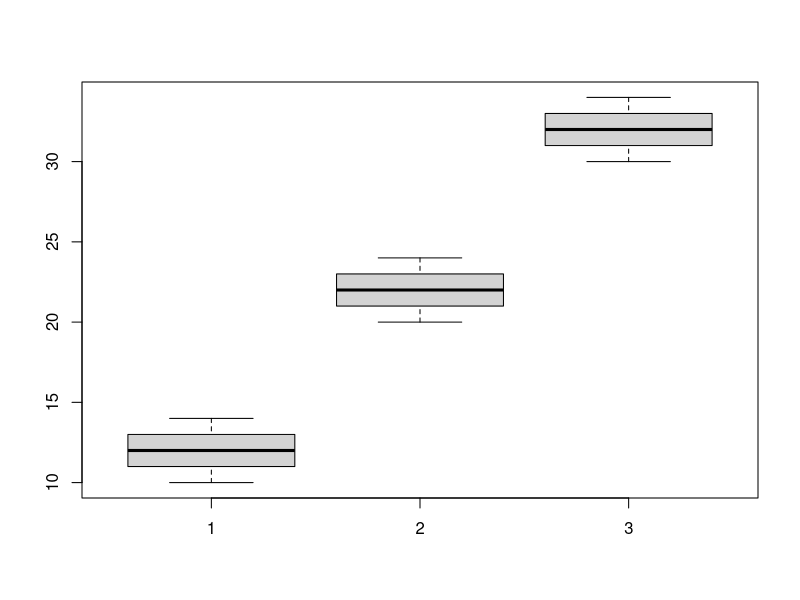
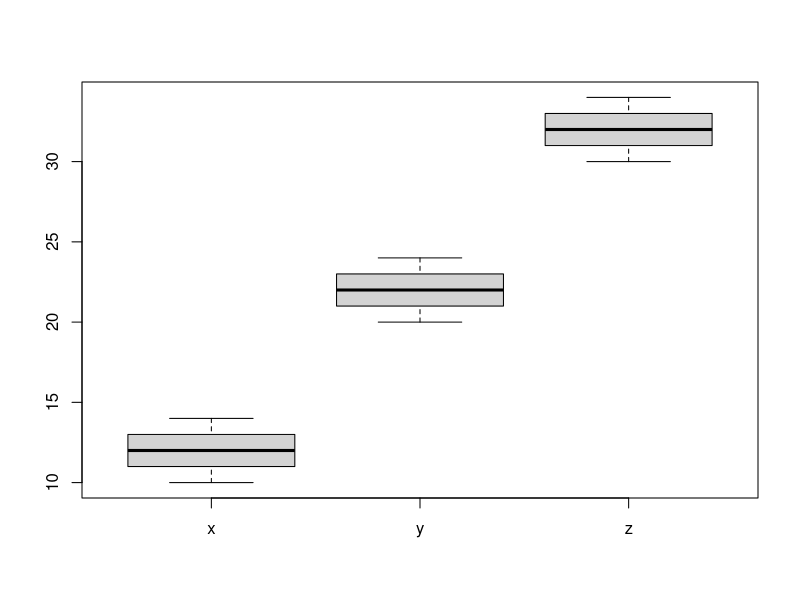

R code for these plots, in order:
set.seed(999)
x <- 10:14
y <- 20:24
z <- 30:34
combine <- c(x,y,z)
print(combine)
matrix=matrix(combine,nrow=5,ncol=3)
print(matrix)
boxplot.matrix(matrix)
boxplot(x,y,z,names=c("x","y","z"))
